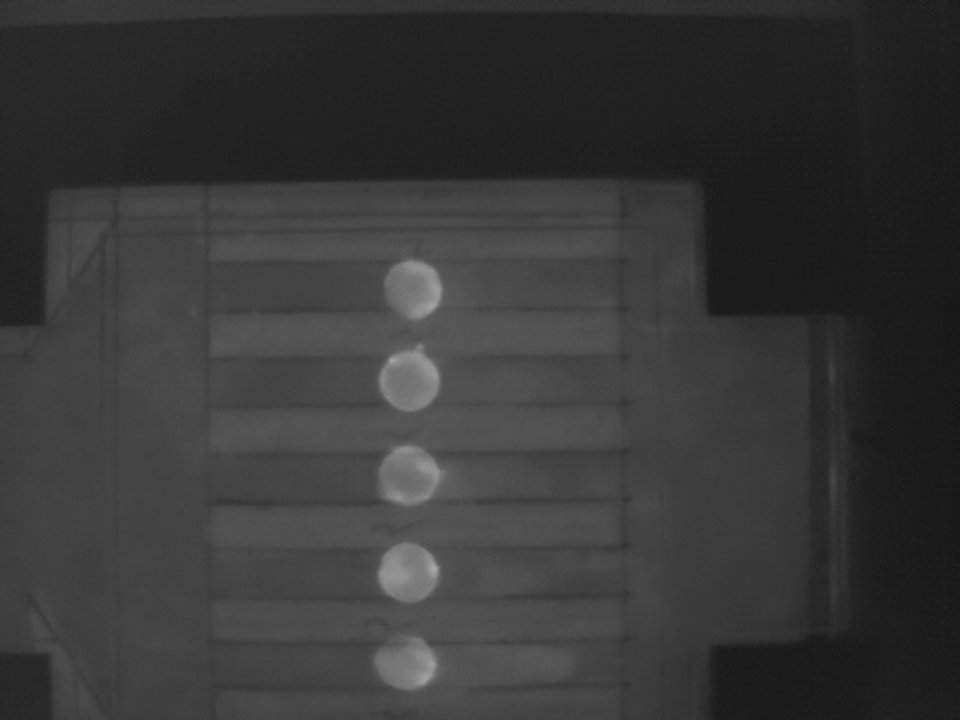
#> input picture DiscAnalyze/gro1r.jpg, 960 x 720 px
$ jupyter execute Discs_Analyze.ipynb   (older library calls are emulated)
#> lines starting #> are read from the running program, lines starting #| are printed output that depends on the picture; after the words box and inside, x2 and y2 are one past the last pixel; in counts of white or black regions, pixels touching at a corner belong together
[cell 1]
import numpy as np
import matplotlib.pyplot as plt
import os #to look for your image

from skimage import io #to load the imported image as ndarray
from skimage import data, color
from skimage.transform import hough_circle, hough_circle_peaks
from skimage.feature import canny
from skimage.draw import circle_perimeter
from skimage.util import img_as_ubyte

[cell 2]
file = os.path.join('gro1r.jpg')
im = io.imread(file)
#> im is the input picture: shape (720, 960); min 21, max 170, mean 55.5

# Load picture and detect edges
image = img_as_ubyte(im)

[cell 3]
plt.imshow(im)

[cell 4]
from skimage.exposure import histogram #first step for image segmentation
hist, hist_centers = histogram(im)
#> hist = 150 values, max 26217 at index 11, min 1 at index 0, mean 4608; hist_centers = 150 values from 21 to 170

[cell 5]
edges = canny(im/255.) #capatures well the circle or any shape
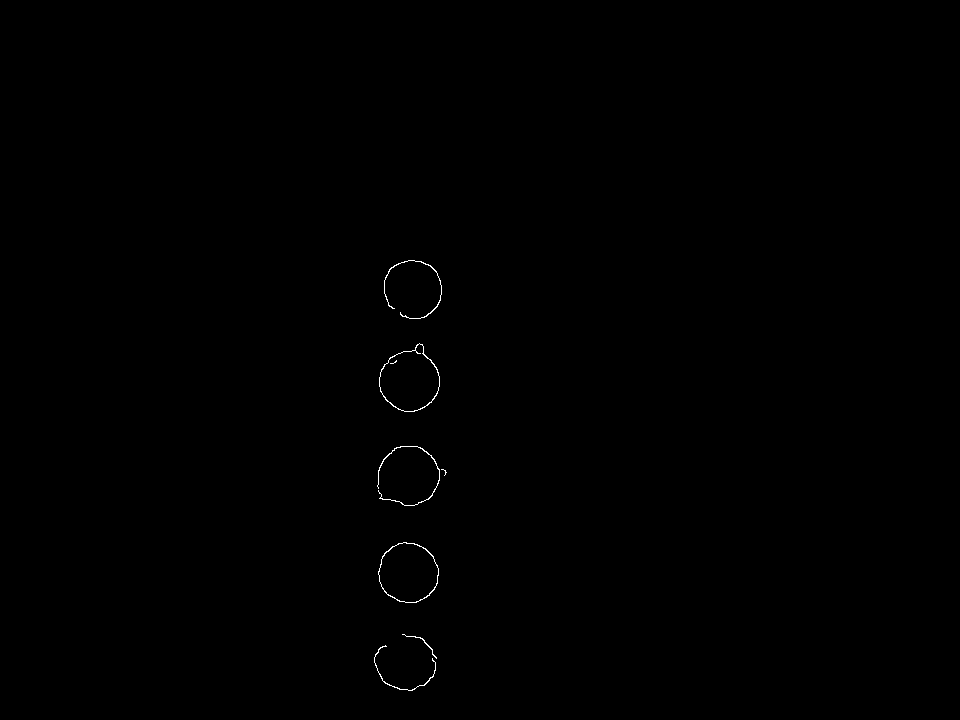
#> edges: shape (720, 960) bool; 0.16% white in thin lines or dots, all inside (x1, y1, x2, y2) = (374, 260, 447, 691)

[cell 6]
plt.imshow(edges)

[cell 7]
from scipy import ndimage as ndi
fill_im = ndi.binary_fill_holes(edges)
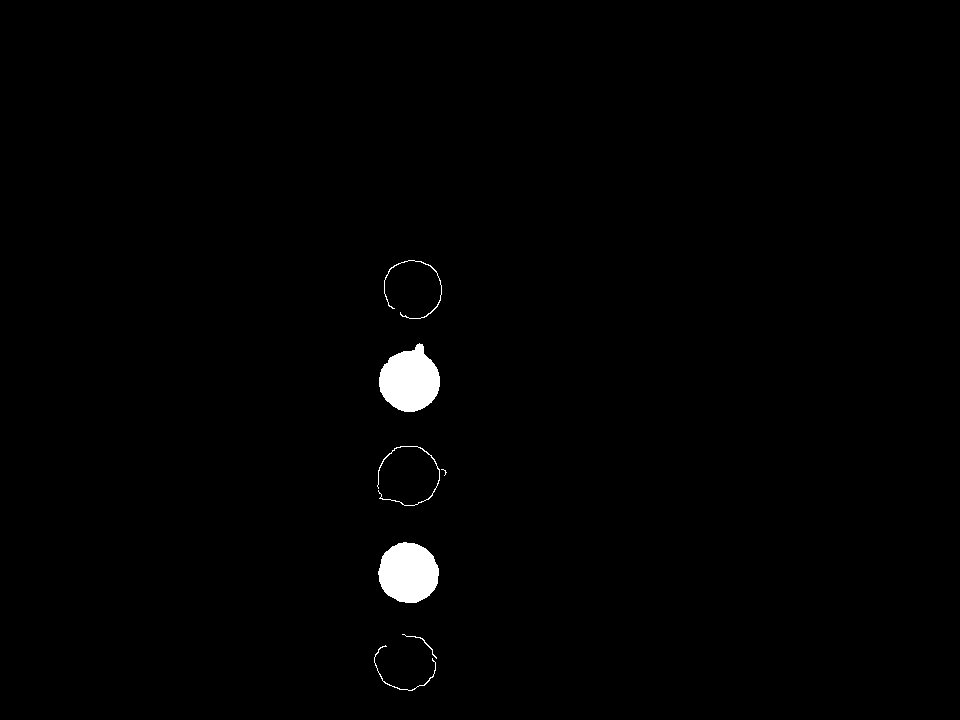
#> fill_im: shape (720, 960) bool; 0.94% white; 7 white regions (1 under 20 px), largest, box (x1, y1, x2, y2) and area: (379, 343, 440, 412) 2977, (378, 542, 439, 603) 2879, (377, 446, 440, 506) 225, (384, 260, 442, 319) 208, (374, 645, 436, 691) 141, (402, 634, 437, 659) 57
plt.imshow(fill_im)

[cell 8]
label_objects, nb_labels = ndi.label(edges)
#> label_objects: shape (720, 960) int32; 107 distinct labels, from 0 to 106
#> nb_labels = 106
sizes = np.bincount(label_objects.ravel())
#> sizes = 107 values, max 690093 at index 0, min 1 at index 16, mean 6459.8
mask_sizes = sizes > 1
mask_sizes[0] = 0
im_cleaned = mask_sizes[label_objects]
plt.imshow(im_cleaned)

[cell 9]
markers = np.zeros_like(im)
markers[im < 3] = 1
markers[im > 100] = 2
plt.imshow(markers)

[cell 10]
from skimage.filters import sobel
elevation_map = sobel(im)
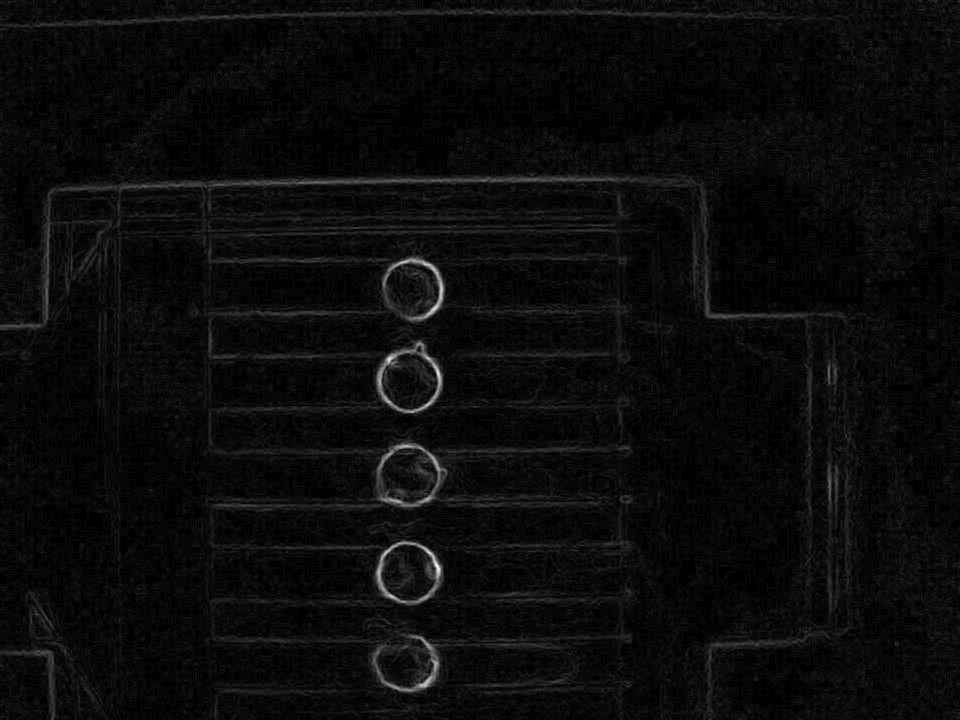
#> elevation_map: shape (720, 960) float64; min 0, max 0.0981, mean 0.00432; drawn with min black and max white
plt.imshow(elevation_map)

[cell 11]
markers = np.zeros_like(im) #markers are really important to select features, play with it if you have problems.
markers[im < 30] = 1
markers[im > 100] = 2
plt.imshow(markers)
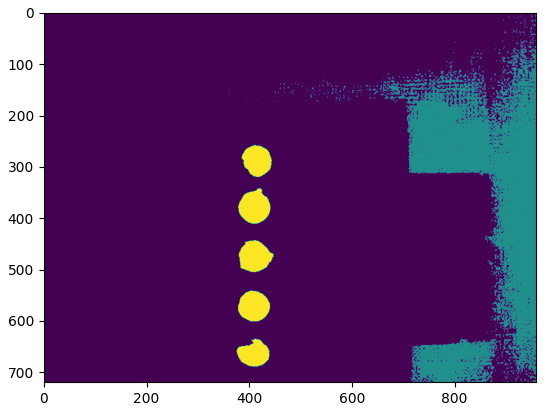
#> figure drawn by matplotlib, 1 panel

[cell 12]
from skimage.morphology import watershed
segmentation = watershed(elevation_map, markers)
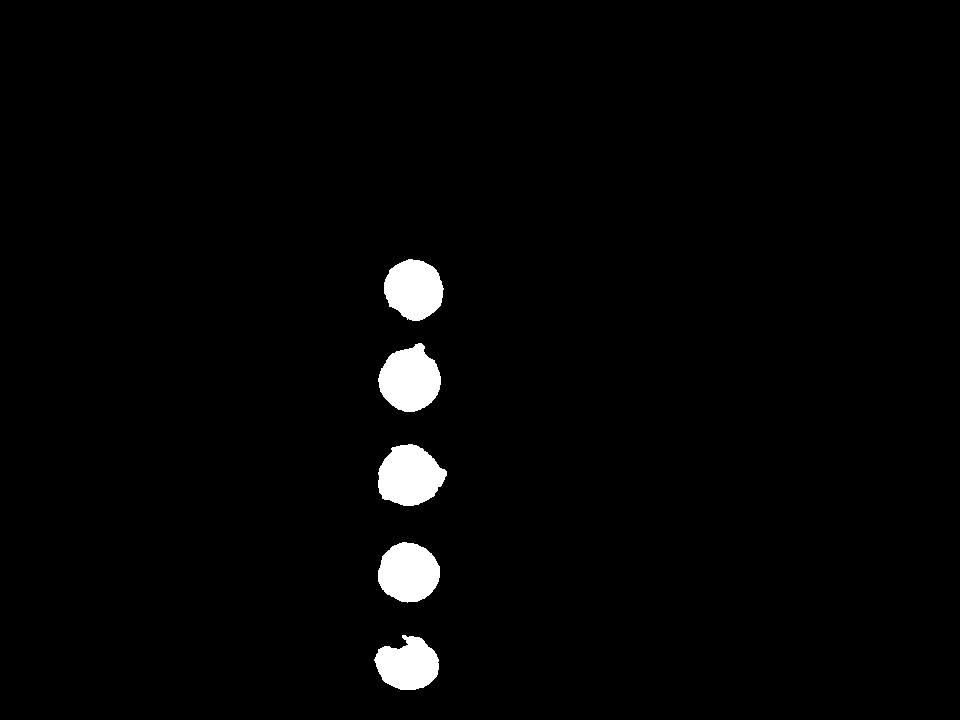
#> segmentation: shape (720, 960); values 1 (black) and 2 (white), 2.1% white; 5 white regions, box (x1, y1, x2, y2) and area: (378, 444, 447, 506) 3116, (378, 343, 441, 412) 3115, (378, 542, 440, 603) 2887, (384, 259, 444, 321) 2788, (374, 635, 439, 690) 2518
plt.imshow(segmentation)

[cell 13]
segmentation = ndi.binary_fill_holes(segmentation - 1)

[cell 14]
plt.imshow(segmentation)

[cell 15]
labeled_discs, _ = ndi.label(segmentation)
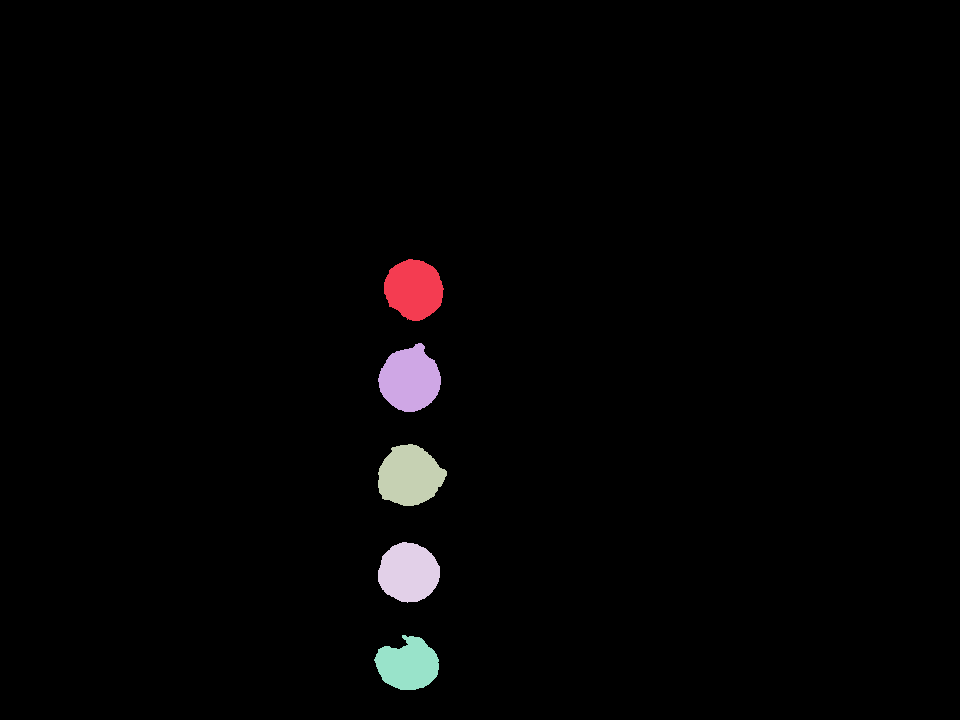
#> labeled_discs: shape (720, 960) int32; 6 distinct labels, from 0 to 5; one colour per label, 0 black

[cell 16]
plt.imshow(labeled_discs)
plt.colorbar()
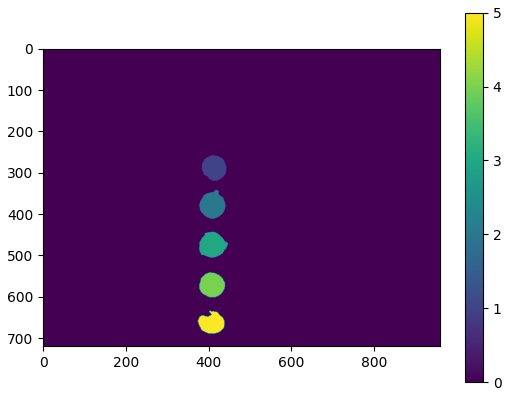
#> figure drawn by matplotlib, 2 panels

[cell 17]
disc1 = labeled_discs==1
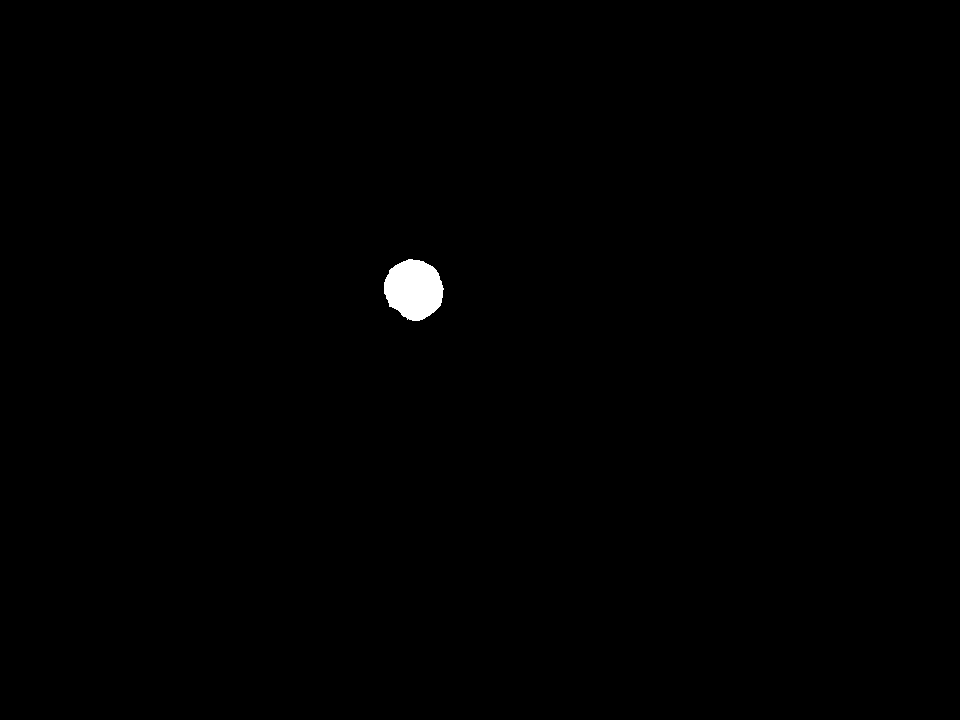
#> disc1: shape (720, 960) bool; 0.4% white; 1 white region, box (x1, y1, x2, y2) and area: (384, 259, 444, 321) 2788
plt.imshow(disc1*im)

[cell 18]
area = np.sum(disc1)
#> area = 2788
totalfluo = np.sum(disc1*im)
#> totalfluo = 345737
avfluo = totalfluo/area
#> avfluo = 124
avfluo
#> Out = 124
